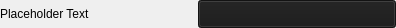
<?xml version="1.0" encoding="UTF-8"?>
<ui version="4.0">
 <class>ComboBoxWidget</class>
 <widget class="QWidget" name="ComboBoxWidget">
  <property name="geometry">
   <rect>
    <x>0</x>
    <y>0</y>
    <width>396</width>
    <height>28</height>
   </rect>
  </property>
  <property name="sizePolicy">
   <sizepolicy hsizetype="Preferred" vsizetype="Preferred">
    <horstretch>0</horstretch>
    <verstretch>0</verstretch>
   </sizepolicy>
  </property>
  <property name="minimumSize">
   <size>
    <width>0</width>
    <height>28</height>
   </size>
  </property>
  <property name="windowTitle">
   <string>Form</string>
  </property>
  <property name="styleSheet">
   <string notr="true">
   QComboBox {
    /*border-radius: 3px;
    padding: 1px 18px 1px 3px;
    min-width: 6em;*/
}

QComboBox:editable {

}

QComboBox QAbstractItemView::item {
    show-decoration-selected: 1;
}

QComboBox QAbstractItemView::item {
    padding: 6px;
}

QListView::item:selected {
    background: #404040;
}

QComboBox:!editable, QComboBox::drop-down:editable {
     background: #1A1A1A;
}

/* QComboBox gets the on state when the popup is open */
QComboBox:!editable:on, QComboBox::drop-down:editable:on {
    background: #1A1A1A;
}

QComboBox QAbstractItemView {
    background-color: #1A1A1A;
    selection-background-color: #404040;
    border: 0;
    outline: none;
}

QComboBox QAbstractItemView::item {
    border: none;
    padding-left: 5px;
}

QComboBox QAbstractItemView::item:selected {
    background: #404040;
    padding-left: 5px;
}

QComboBox::drop-down {
    subcontrol-origin: padding;
    subcontrol-position: top right;
    width: 18px;
    border-left-width: 1px;
}

QComboBox::down-arrow {
    image: url(:/icons/down_arrow_check.png);
	width: 18px;
	height: 14px;
}

QComboBox::down-arrow:!enabled {
    image: url(:/icons/down_arrow_check_disabled.png);
    width: 18px;
    height: 14px;
}
</string>
  </property>
  <layout class="QHBoxLayout" name="horizontalLayout">
   <property name="spacing">
    <number>0</number>
   </property>
   <property name="leftMargin">
    <number>0</number>
   </property>
   <property name="topMargin">
    <number>0</number>
   </property>
   <property name="rightMargin">
    <number>0</number>
   </property>
   <property name="bottomMargin">
    <number>0</number>
   </property>
   <item>
    <widget class="QLabel" name="label">
     <property name="enabled">
      <bool>true</bool>
     </property>
     <property name="sizePolicy">
      <sizepolicy hsizetype="Preferred" vsizetype="Preferred">
       <horstretch>1</horstretch>
       <verstretch>0</verstretch>
      </sizepolicy>
     </property>
     <property name="minimumSize">
      <size>
       <width>0</width>
       <height>0</height>
      </size>
     </property>
     <property name="maximumSize">
      <size>
       <width>16777215</width>
       <height>16777215</height>
      </size>
     </property>
     <property name="text">
      <string>Placeholder Text</string>
     </property>
     <property name="alignment">
      <set>Qt::AlignLeading|Qt::AlignLeft|Qt::AlignVCenter</set>
     </property>
     <property name="margin">
      <number>0</number>
     </property>
    </widget>
   </item>
   <item>
    <widget class="QComboBox" name="comboBox">
     <property name="enabled">
      <bool>true</bool>
     </property>
     <property name="sizePolicy">
      <sizepolicy hsizetype="Preferred" vsizetype="Preferred">
       <horstretch>1</horstretch>
       <verstretch>0</verstretch>
      </sizepolicy>
     </property>
     <property name="minimumSize">
      <size>
       <width>0</width>
       <height>0</height>
      </size>
     </property>
     <property name="currentText">
      <string/>
     </property>
    </widget>
   </item>
  </layout>
 </widget>
 <resources/>
 <connections/>
</ui>
